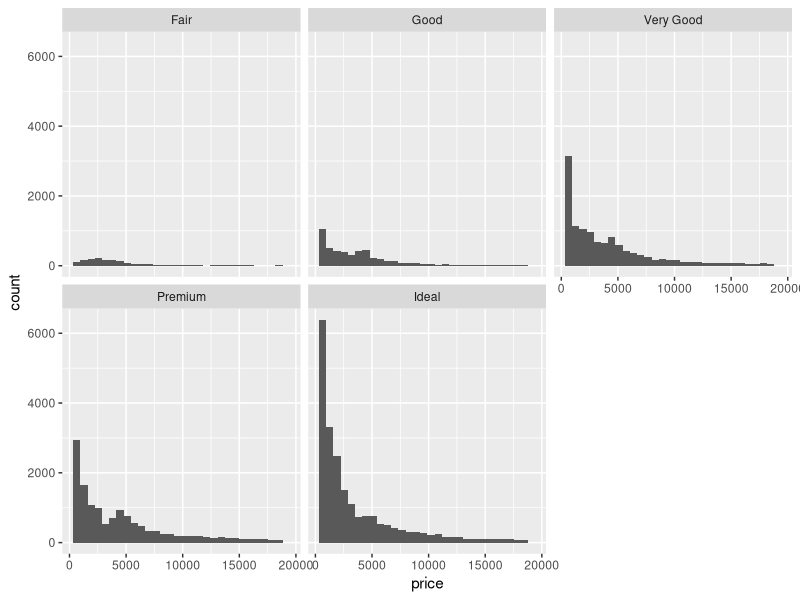
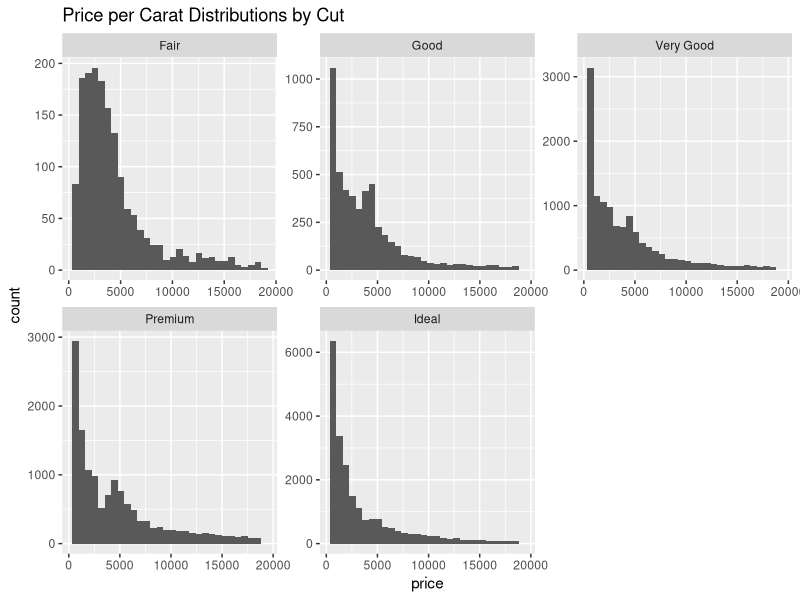
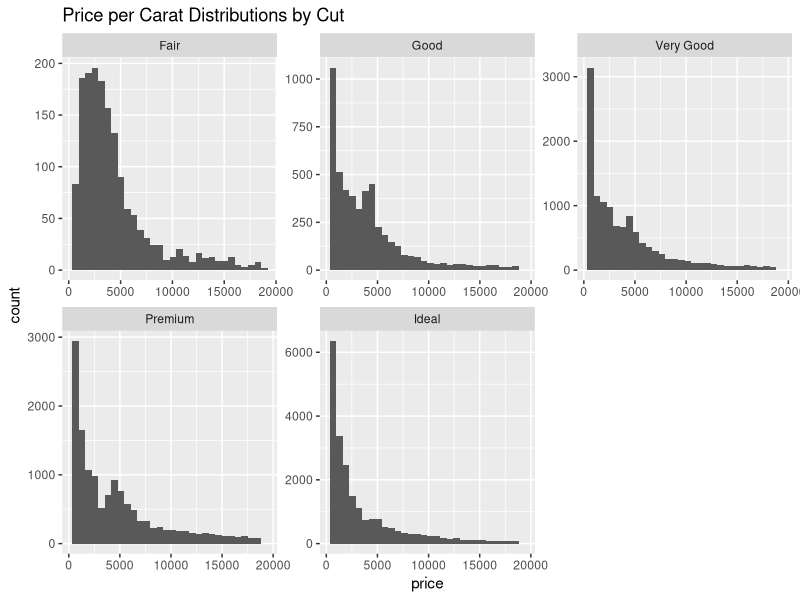

Source code (R) for these figures, in order:
library(ggplot2)
data(diamonds)

by(diamonds$price, diamonds$cut, summary)

#Visualizations for Price by Cut
ggplot(aes(x=price), data=diamonds) +
  geom_histogram() +
  facet_wrap(~cut)

(by(diamonds$price, diamonds$cut, max))
(by(diamonds$price, diamonds$cut, min))
(by(diamonds$price, diamonds$cut, median))

?facet_wrap

ggplot(aes(x=price), data=diamonds) +
  geom_histogram() +
  facet_wrap(~cut, scales="free") + 
  ggtitle('Price per Carat Distributions by Cut')
ggsave('visualizations/PricePerCarat-byCut.png')
